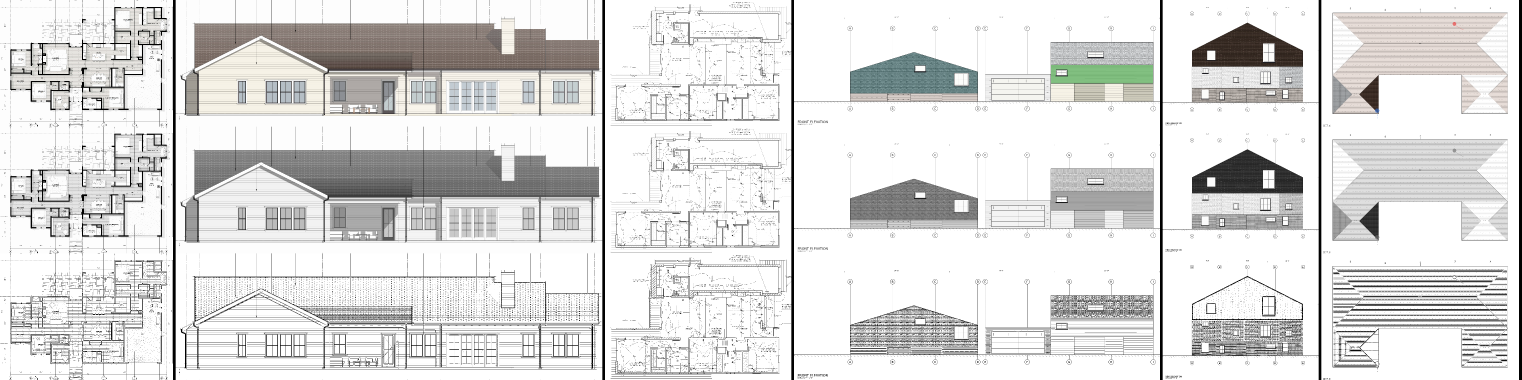
#> input picture diagnostics/appearance_probe.png, 4565 x 1140 px (shown at 1/3 size)
$ python -i make_counterfactual_pool.py   (imports and definitions only)
#> lines starting #> are read from the running program, lines starting #| are printed output that depends on the picture
#> further down, picture is the input picture: shape (1140, 4565, 3); mean B, G, R 220.3, 221.1, 221.4
#!/usr/bin/env python3
"""Counterfactual pools of the worst real sheets: the same sheets, labels and reference boxes, with ONE change to the
image (or to the box) per variant. Scoring each variant with the same model says which change recovers the regions the
model misses / merges -- a causal test of "what makes real sheets hard", where comparing statistics failed (2026-10-14).

  python3 scripts/probes/make_counterfactual_pool.py --out data/eval_pools/cf_v1
  for V in orig gray autocontrast flatbg soften sharpen; do
    PYTHONPATH=. python3 scripts/evaluate_refunet_selection.py --checkpoint CKPT --local-pool data/eval_pools/cf_v1/$V \
      --boxes data/eval_pools/cf_v1/boxes_orig.json --image-max-size 4096 --mask-thresh 0.35 \
      --metrics-out data/evaluations/cf_v1/TAG_$V.json
  done
  for B in boxlarge box2x; do   # box variants on the unchanged images
    ... --local-pool data/eval_pools/cf_v1/orig --boxes data/eval_pools/cf_v1/boxes_$B.json \
      --metrics-out data/evaluations/cf_v1/TAG_$B.json
  done
  python3 scripts/probes/counterfactual_summary.py data/evaluations/cf_v1/TAG

Sheets: the worst by summed loss of single18k-blend50 @4096 (HF14 12 14 18 27 2, val 17 13 19 9 10, Gemini30 26 19 28 1
16 7 17). Boxes: every question's box as that model's metrics recorded it (hand boxes where they exist), written
explicitly, because automatic boxes are keyed on the sheet index, which changes in a new pool. HF14 18 carries label
fix v2 (right roof its own family). Image variants keep the size, so boxes stay valid:
  gray          luminance only (3 equal channels)
  autocontrast  per-channel 1-99 percentile stretch
  flatbg        divide by a large blur (removes paper tone, vignettes, photographed gradients), rescaled to white paper
  soften        downscale 0.5x (area) and back up (linear): softer lines, as synthetic sheets at their scale
  sharpen       unsharp mask (sigma 1.5, amount 1)
Box variants (orig images): boxlarge = a box on the family's LARGEST piece (the training sampler, seeded); box2x = the
box doubled about its centre, clipped to the sheet.
"""
import argparse
import io
import json
import os
import random
import sys

import cv2
import numpy as np

sys.path.insert(0, os.path.dirname(os.path.dirname(os.path.dirname(os.path.abspath(__file__)))))
from refmask2former.dataset import render_instance_mask, sample_reference_box  # noqa: E402

SHEETS = [("hf14", i) for i in (12, 14, 18, 27, 2)] + [("val", i) for i in (17, 13, 19, 9, 10)] + \
         [("gemini30", i) for i in (26, 19, 28, 1, 16, 7, 17)]
METRICS = "eval_baselines/single18k-blend50_{}_4096.json"
GEM = "data/eval_pools/gemini30_s20261006"


def variants(img):
    g = cv2.cvtColor(img, cv2.COLOR_BGR2GRAY)
    lo, hi = np.percentile(img.reshape(-1, 3), 1, axis=0), np.percentile(img.reshape(-1, 3), 99, axis=0)
#> lo = [0, 0, 0]; hi = [255, 255, 255]
    ac = np.clip((img.astype(np.float32) - lo) * 255 / np.maximum(hi - lo, 1), 0, 255).astype(np.uint8)
    bg = cv2.GaussianBlur(img.astype(np.float32), (0, 0), max(img.shape[:2]) / 30)
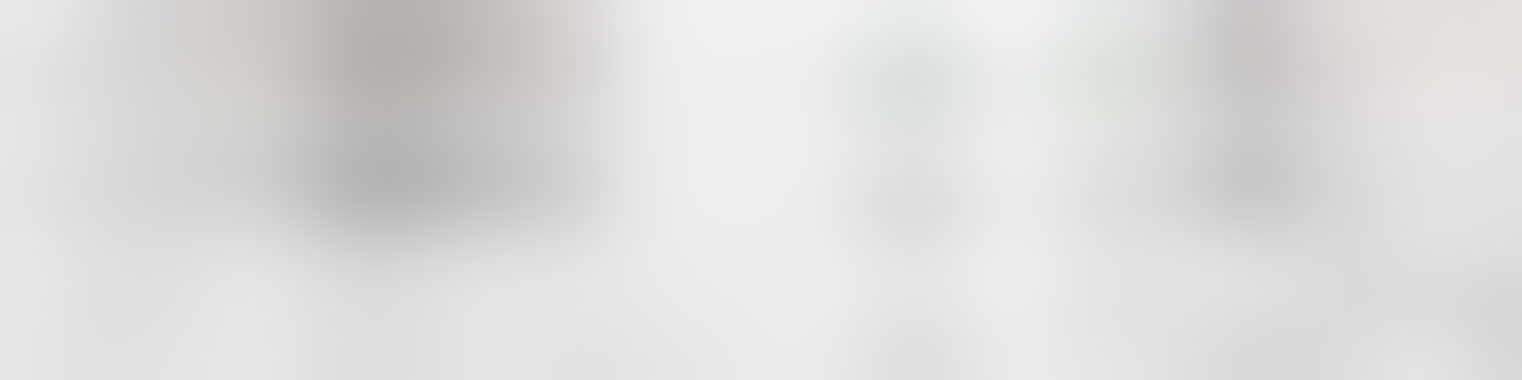
#> bg: shape (1140, 4565, 3) float32 (shown at 1/3 size); mean B, G, R 224, 224.7, 225.1
    fb = np.clip(img.astype(np.float32) / np.maximum(bg, 1) * 255, 0, 255).astype(np.uint8)
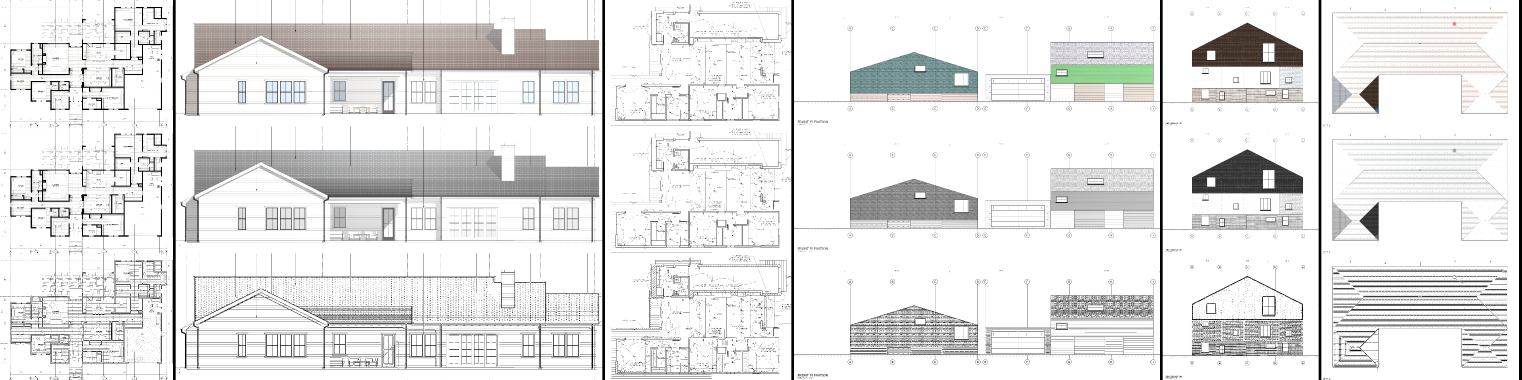
#> fb: shape (1140, 4565, 3) (shown at 1/3 size); mean B, G, R 228.6, 229.1, 229.2
    h, w = img.shape[:2]
#> h = 1140; w = 4565
    so = cv2.resize(cv2.resize(img, (w // 2, h // 2), interpolation=cv2.INTER_AREA), (w, h), interpolation=cv2.INTER_LINEAR)
    sh = cv2.addWeighted(img, 2.0, cv2.GaussianBlur(img, (0, 0), 1.5), -1.0, 0)
    return {"orig": img, "gray": cv2.merge([g, g, g]), "autocontrast": ac, "flatbg": fb, "soften": so, "sharpen": sh}


# [61 lines left out: function main, not called in this run]


# [2 lines not run here, left out]

>>> import cv2
>>> picture = cv2.imread('../../diagnostics/appearance_probe.png')
>>> result = variants(picture)
#> result = 6 items
